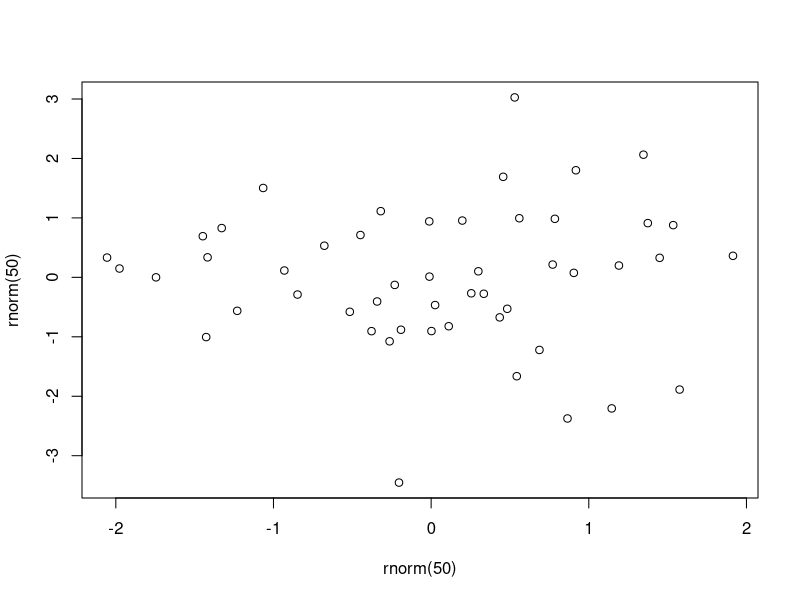

Here is the R script that generated this plot:
## ---- chunk 1
knitr::opts_chunk$set(echo = TRUE)
## ---- chunk 2
cat("Ausgeführt, nichts angezeigt")
library(survey)
library(dplyr)
## ---- chunk 3
cat("Ausgeführt, Output angezeigt")


## ---- chunk 4
cat("Ausgeführt, alles angezeigt")
## ---- chunk 5
plot(rnorm(50), rnorm(50))
## ---- chunk 6
# Read CSV data, "../../" to look two levels upwards
table <- read.csv("tables/_template-table.csv")
knitr::kable(table, caption = "Mit Optionen")
